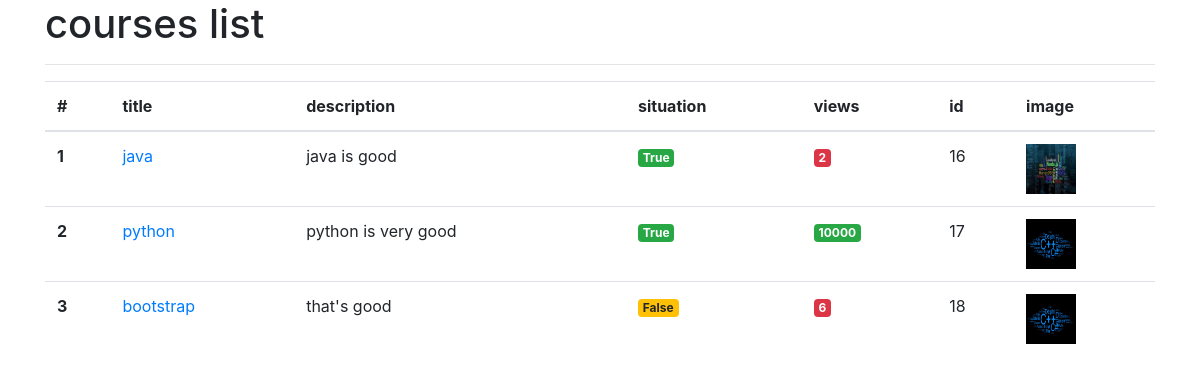
/course/list, run on the app's committed database.
### courses_app/models.py (models this page shows, shortened)
class Course(models.Model):
    title= models.CharField(max_length=100)
    description = models.TextField()
    situation = models.BooleanField(default=True)
    views = models.IntegerField(default=0)
    image = models.ImageField(null=True,upload_to='test')

### courses_app/views.py (the view)
# urls.py: path('list',views.courses_list),
def courses_list(request):
    print('amir from list')
    courses = Course.objects.all()
    return render(request, 'courses_app/courses_list.html',context={'courses_list':courses})

### courses_app/templates/courses_app/courses_list.html (shortened to what this page needs)
{%load static%}
<!doctype html>
<html lang="en">
<head>
    <link rel="stylesheet" href="https://cdn.jsdelivr.net/npm/bootstrap@4.6.2/dist/css/bootstrap.min.css">
</head>
<body>
    <div class="container">
        <h1>courses list</h1>
        <hr>
        <table class="table">
  <thead>
    <tr>
      <th scope="col">#</th>
      <th scope="col">title</th>
      <th scope="col">description</th>
        <th scope="col">situation</th>
        <th scope="col">views</th>
        <th scope="col">id</th>
        <th scope="col">image</th>
    </tr>
  </thead>
  <tbody>
    {% for course in courses_list %}
    <tr>
      <th scope="row">{{forloop.counter}}</th>
      <td><a href="/course/detail/{{course.id}}">{{course.title}}</a></td>
      <td>{{course.description}}</td>
      <td>
          {% if course.situation == True %}
          <span class="badge badge-success">{{course.situation}}</span>
          {% else %}
          <span class="badge badge-warning">{{course.situation}}</span>
          {% endif%}
      </td>
        <td>
            {%if course.views >= 1000 %}
            <span class="badge badge-success">{{course.views}}</span>
            {% elif course.views >= 10 %}
            <span class="badge badge-warning">{{course.views}}</span>
            {% else %}
            <span class="badge badge-danger">{{course.views}}</span>
            {% endif %}
        </td>
        <td>{{course.id}}</td>
        {%if not course.image%}
        <td><img style="width:50px;height:50px;" src="{%static "courses_app/img/5.jpg"%}" alt=""> </td>
        {% else %}
        <td><img style="width:50px;height:50px;" src="{{course.image.url}}" alt=""> </td>
        {%endif%}
    </tr>
    {%endfor%}
  </tbody>
</table>
    </div>
</body>
</html>

### data on the page
Course: title "java", description "java is good", situation "True", views "2", id "16", image (picture)
Course: title "python", description "python is very good", situation "True", views "10000", id "17", image (picture)
Course: title "bootstrap", description "that's good", situation "False", views "6", id "18", image (picture)
